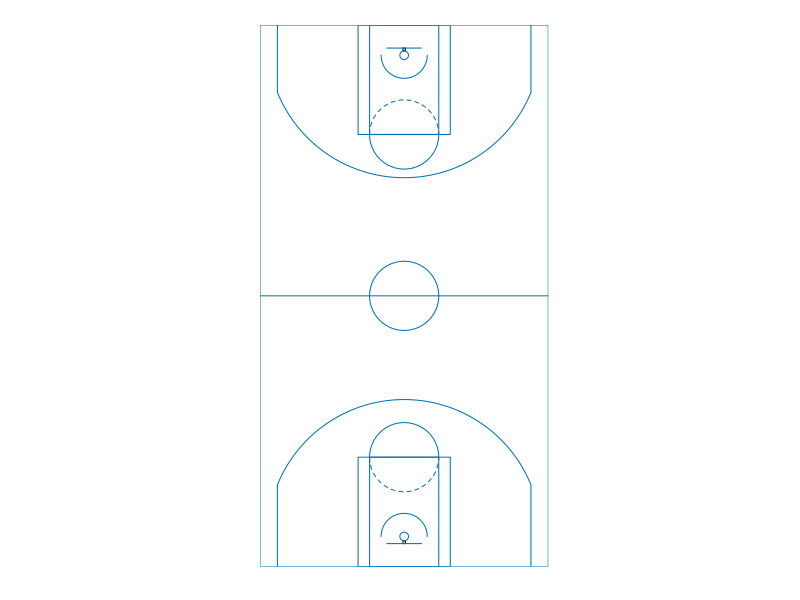

The R source for this figure:
# NBA courts are 50ft sideline-to-sideline
# and 94ft end to end. This will plot a court
# with the sidelines on the y-axis, centered 
# on the halfcourt circle. Measurement units
# are in feet. The basket at the bottom is
# centered on {x = 0, y = -41.75} and at the
# top  on {x = 0, y = 41.75}
 
library(lattice)
 
xyplot(NA~NA,ylab='',xlab='',aspect='iso',xlim=c(-25,25),ylim=c(-47,47),
### remove outside box and ticks, there must be a better way:
par.settings = list(axis.line = list(col = "transparent")), par.box = c(col = "transparent"),
scales=list(draw=F),
panel=function(...){
#outside box:
panel.lines(x=c(-25,-25,25,25,-25),y=c(-47,47,47,-47,-47))
#halfcourt line
panel.lines(x=c(-25,25),y=c(0,0))
#solid FT semicircle above FT line:
panel.lines(x=c(-6000:(-1)/1000,1:6000/1000),y=c(-28+sqrt(6^2-c(-6000:(-1)/1000,1:6000/1000)^2)))
panel.lines(x=c(-6000:(-1)/1000,1:6000/1000),y=c(28-sqrt(6^2-c(-6000:(-1)/1000,1:6000/1000)^2)))
#dashed FT semicircle below FT line:
panel.lines(x=c(-6000:(-1)/1000,1:6000/1000),y=c(-28-sqrt(6^2-c(-6000:(-1)/1000,1:6000/1000)^2)),lty=2)
panel.lines(x=c(-6000:(-1)/1000,1:6000/1000),y=c(28+sqrt(6^2-c(-6000:(-1)/1000,1:6000/1000)^2)),lty=2)
#key:
panel.lines(x=c(-8,-8,8,8,-8),y=c(-47,-28,-28,-47,-47))
panel.lines(x=c(-8,-8,8,8,-8),y=c(47,28,28,47,47))
#box inside the key:
panel.lines(x=c(-6,-6,6,6,-6),y=c(-47,-28,-28,-47,-47))
panel.lines(x=c(-6,-6,6,6,-6),y=c(47,28,28,47,47))
# restricted area semicircle:
panel.lines(x=c(-47000:(-1)/1000,1:4000/1000),y=c(1.25+sqrt(4^2-c(-47000:(-1)/1000,1:4000/1000)^2))-43)
panel.lines(x=c(-47000:(-1)/1000,1:4000/1000),y=c(1.25-sqrt(4^2-c(-47000:(-1)/1000,1:4000/1000)^2))+40.5)
# halfcourt semicircle:
panel.lines(x=c(-6000:(-1)/1000,1:6000/1000),y=c(-sqrt(6^2-c(-6000:(-1)/1000,1:6000/1000)^2)))
panel.lines(x=c(-6000:(-1)/1000,1:6000/1000),y=c(sqrt(6^2-c(-6000:(-1)/1000,1:6000/1000)^2)))
# rim:
panel.rect(-5/24,-43,5/24,54/12-47)
panel.rect(-5/24,43,5/24,47-54/12)
panel.lines(x=c(-750:(-1)/1000,1:750/1000,750:1/1000,-1:-750/1000),y=c(c(1.25+sqrt(0.75^2-c(-750:(-1)/1000,1:750/1000)^2)),c(1.25-sqrt(0.75^2-c(750:1/1000,-1:-750/1000)^2)))-43)
panel.lines(x=c(-750:(-1)/1000,1:750/1000,750:1/1000,-1:-750/1000),y=c(c(1.25-sqrt(0.75^2-c(-750:(-1)/1000,1:750/1000)^2)),c(1.25+sqrt(0.75^2-c(750:1/1000,-1:-750/1000)^2)))+40.5)
#backboard:
panel.lines(x=c(-3,3),y=c(-43,-43))
panel.lines(x=c(-3,3),y=c(43,43))
#three-point line:
panel.lines(x=c(-22,-22,-22000:(-1)/1000,1:22000/1000,22,22),y=c(-43,169/12-43,1.25+sqrt(23.75^2-c(-22000:(-1)/1000,1:22000/1000)^2),169/12-43,-43)-43)
panel.lines(x=c(-22,-22,-22000:(-1)/1000,1:22000/1000,22,22),y=c(43,169/12+43,1.25-sqrt(23.75^2-c(-22000:(-1)/1000,1:22000/1000)^2),169/12+43,43)+43)
})